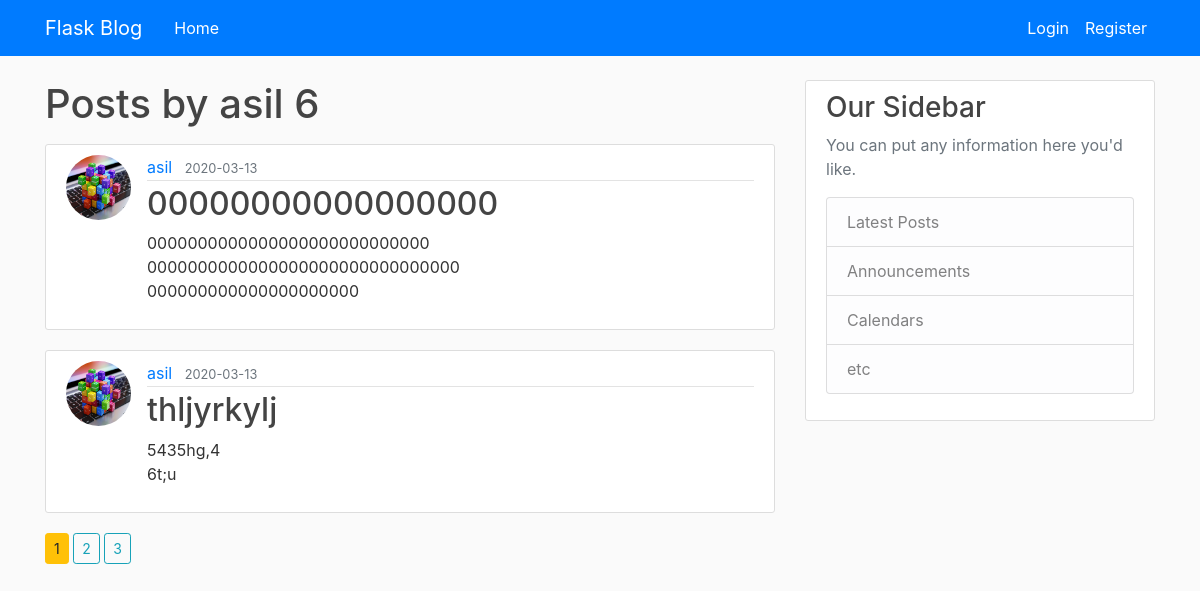
Screenshot of /user/asil with the database file from the repository.
### flaskblog/models.py (models this page shows, shortened)
class User(db.Model, UserMixin):
     id = db.Column(db.Integer,primary_key=True)
     username =db.Column(db.String(20),unique=True,nullable=False)
     email =db.Column(db.String(120),unique=True,nullable=False)
     img_file =db.Column(db.String(20),nullable=False,default='default.jpg')
     password =db.Column(db.String(60),nullable=False)
     posts = db.relationship('Post',backref='auther',lazy=True)

class Post(db.Model):
     id = db.Column(db.Integer,primary_key=True)
     title = db.Column(db.String(100),nullable=False)
     content = db.Column(db.Text,nullable=False)
     date_posted = db.Column(db.DateTime,nullable=False,default=datetime.utcnow)
     user_id = db.Column(db.Integer,db.ForeignKey('user.id'),nullable=False)

### flaskblog/users/routes.py (the view)
@users.route('/user/<string:username>')
def user_posts(username):
     page = request.args.get('page',1,type=int)
     user = User.query.filter_by(username=username).first()
     posts = Post.query.filter_by(auther=user).order_by(Post.date_posted.desc()).paginate(page=page,per_page=2)
     return render_template('user_posts.html',title='Posts',posts=posts,user=user)

### flaskblog/templates/user_posts.html (shortened to what this page needs)
{% extends "layout.html" %}
 {% block content %}
 <h1 class="mb-3">Posts by {{user.username}}  {{posts.total}}</h1>
  {% for post in posts.items %}
  <article class="media content-section">
<img class="rounded-circle article-img"
 src="{{url_for('static',filename='profile_pics/'+post.auther.img_file)}} "/>
  <div class="media-body">
    <div class="article-metadata">
      <a class="mr-2" href="{{url_for('users.user_posts',username=post.auther.username)}}">{{ post.auther.username }}</a>
      <small class="text-muted">{{ post.date_posted.strftime('%Y-%m-%d') }}</small>
    </div>
    <h2><a class="article-title" href="{{url_for('posts.post',post_id=post.id)}}">{{ post.title }}</a></h2>
    <p class="article-content">{{ post.content }}</p>
  </div>
</article>
  {% endfor %}
  {% for page_num in posts.iter_pages(left_edge=1, right_edge=1, left_current=1, right_current=2) %}
     {% if page_num %}
       {% if page_num == posts.page %}
       <a class="btn btn-warning btn-sm mb-4" href="{{url_for('users.user_posts',username=user.username,page=page_num)}}">{{page_num}}</a>
      {% else %}
       <a class="btn btn-outline-info btn-sm mb-4" href="{{url_for('users.user_posts',username=user.username,page=page_num)}}">{{page_num}}</a>
       {% endif %}
     {% else %}
         ...
     {% endif %}
  {% endfor %}
 {% endblock %}

### flaskblog/templates/layout.html (shortened to what this page needs)
<!DOCTYPE html>
<html>
<head>
    <link rel="stylesheet" href="https://maxcdn.bootstrapcdn.com/bootstrap/4.0.0/css/bootstrap.min.css">
    <link rel="stylesheet" type="text/css" href="{{ url_for('static', filename='main.css') }}">
</head>
<body>
   {% include "includes/navbar.html" %}
    <main role="main" class="container">
      <div class="row">
        <div class="col-md-8">
          {% block content %}{% endblock %}
        </div>
        <div class="col-md-4">
          <div class="content-section">
            <h3>Our Sidebar</h3>
            <p class='text-muted'>You can put any information here you'd like.
              <ul class="list-group">
                <li class="list-group-item list-group-item-light">Latest Posts</li>
                <li class="list-group-item list-group-item-light">Announcements</li>
                <li class="list-group-item list-group-item-light">Calendars</li>
                <li class="list-group-item list-group-item-light">etc</li>
              </ul>
            </p>
          </div>
        </div>
      </div>
    </main>
</body>
</html>

### flaskblog/templates/includes/navbar.html (shortened to what this page needs)
 <header class="site-header">
      <nav class="navbar navbar-expand-md navbar-dark bg-primary fixed-top">
        <div class="container">
          <a class="navbar-brand mr-4" href="/">Flask Blog</a>
          <div class="collapse navbar-collapse" id="navbarToggle">
            <div class="navbar-nav mr-auto">
              <a class="nav-item nav-link" href="/"><span style="color: #ffffff;">Home</span></a>
            </div>
            <div class="navbar-nav">
              {% if current_user.is_authenticated %}
              <a class="nav-item nav-link" href="{{url_for('posts.new_post')}}">
                <span style="color: #ffffff;">New Post</span>
                </a>
              <a class="nav-item nav-link" href="{{url_for('users.account')}}">
                <span style="color: #ffffff;">Account</span></a>
               <a class="nav-item nav-link btn btn-danger btn-sm" href="{{url_for('users.logout')}}">
                 <span style="color: #ffffff;font-size: 13px;" >Logout</span>
                 </a>
               {% else %}
              <a class="nav-item nav-link" href="{{url_for('users.login')}}">
                <span style="color: #ffffff;">Login</span></a>
              <a class="nav-item nav-link" href="{{url_for('users.register')}}">
                <span style="color: #ffffff;">Register</span></a>
              {% endif %}
            </div>
          </div>
        </div>
      </nav>
    </header>

### flaskblog/static/main.css (style rules this page uses)
body { background: #fafafa; color: #333333; margin-top: 5rem; }
h1, h2, h3, h4, h5, h6 { color: #444444; }
.site-header .navbar-nav .nav-link { color: #cbd5db; }
.content-section { background: #ffffff; padding: 10px 20px; border: 1px solid #dddddd; border-radius: 3px; margin-bottom: 20px; }
.article-title { color: #444444; }
.article-content { white-space: pre-line; }
.article-img { height: 65px; width: 65px; margin-right: 16px; }
.article-metadata { padding-bottom: 1px; margin-bottom: 4px; border-bottom: 1px solid #e3e3e3 }

### rows the page displays
User: username "asil"
Post: img_file (picture), auther.username "asil", date_posted "2020-03-13", title "00000000000000000", content "0000000000000000000000000000 0000000000000000000000000000000 000000000000000000000"
Post: img_file (picture), auther.username "asil", date_posted "2020-03-13", title "thljyrkylj", content "5435hg,4 6t;u"

### other values shown
{{ posts.total }} "6"
{{ page_num }} "1"
{{ page_num }} "2" "3"
